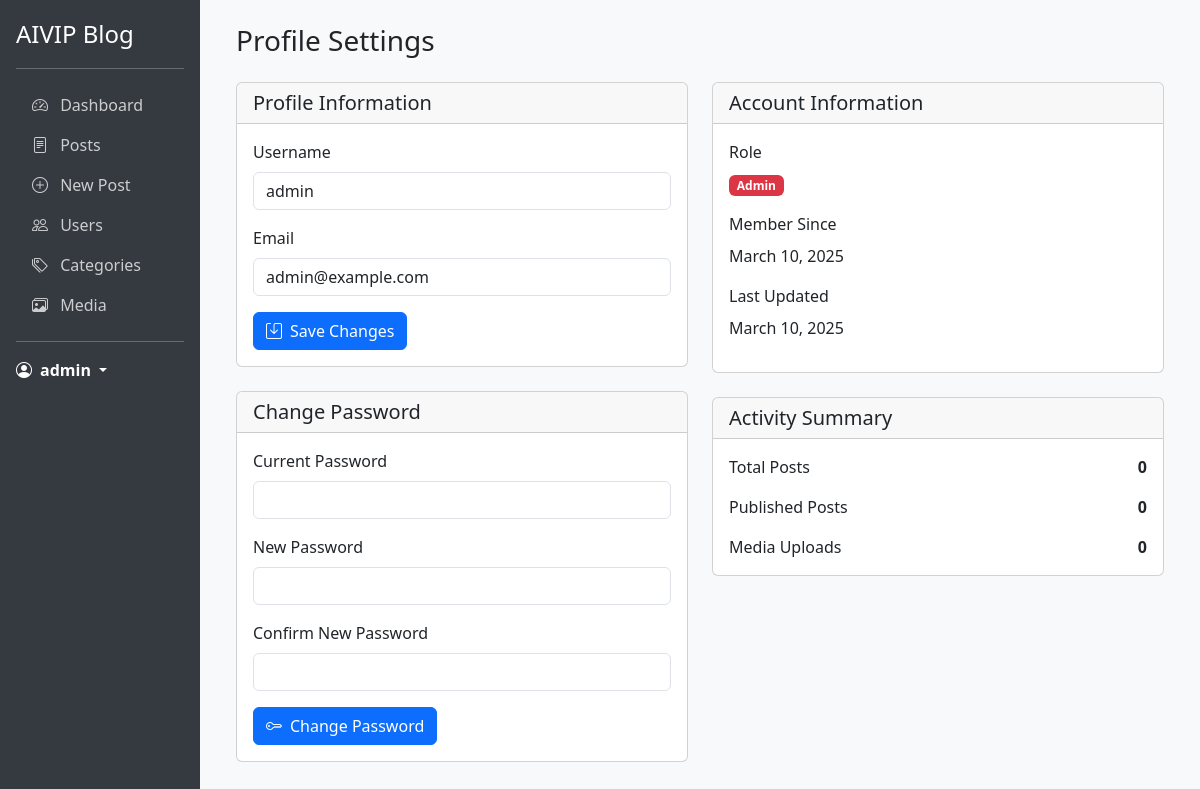
/admin/index.php?page=profile (signed in), run on the app's committed database.
### tables this page shows
CREATE TABLE IF NOT EXISTS users (
    id INT PRIMARY KEY AUTO_INCREMENT,
    username VARCHAR(50) NOT NULL UNIQUE,
    email VARCHAR(100) NOT NULL UNIQUE,
    password VARCHAR(255) NOT NULL,
    first_name VARCHAR(50) NOT NULL,
    last_name VARCHAR(50) NOT NULL,
    role ENUM('admin', 'author') NOT NULL DEFAULT 'author',
    status ENUM('active', 'inactive') NOT NULL DEFAULT 'active',
    last_login DATETIME,
    created_at DATETIME NOT NULL DEFAULT CURRENT_TIMESTAMP,
    updated_at DATETIME NOT NULL DEFAULT CURRENT_TIMESTAMP ON UPDATE CURRENT_TIMESTAMP,
    INDEX idx_username (username),
    INDEX idx_email (email),
    INDEX idx_role (role),
    INDEX idx_status (status)
);

### admin/pages/profile.php (the view, shortened to what this page needs)
<?php
$db = new Database();
$conn = $db->getConnection();
$stmt = $conn->prepare("SELECT * FROM users WHERE id = ?");
$stmt->bind_param("i", $_SESSION['user_id']);
$stmt->execute();
$user = $stmt->get_result()->fetch_assoc();
?>
<div class="container-fluid">
    <h1 class="h3 mb-4">Profile Settings</h1>
    <div class="row">
        <div class="col-md-6">
            <div class="card mb-4">
                <div class="card-header">
                    <h5 class="card-title mb-0">Profile Information</h5>
                </div>
                <div class="card-body">
                    <form id="profile-form">
                        <div class="mb-3">
                            <label for="username" class="form-label">Username</label>
                            <input type="text" class="form-control" id="username" name="username"
                                   value="<?php echo htmlspecialchars($user['username']); ?>" required>
                        </div>
                        <div class="mb-3">
                            <label for="email" class="form-label">Email</label>
                            <input type="email" class="form-control" id="email" name="email"
                                   value="<?php echo htmlspecialchars($user['email']); ?>" required>
                        </div>
                        <button type="submit" class="btn btn-primary">
                            <i class="bi bi-save me-2"></i>Save Changes
                        </button>
                    </form>
                </div>
            </div>
            <div class="card">
                <div class="card-header">
                    <h5 class="card-title mb-0">Change Password</h5>
                </div>
                <div class="card-body">
                    <form id="password-form">
                        <div class="mb-3">
                            <label for="current_password" class="form-label">Current Password</label>
                            <input type="password" class="form-control" id="current_password" name="current_password" required>
                        </div>
                        <div class="mb-3">
                            <label for="new_password" class="form-label">New Password</label>
                            <input type="password" class="form-control" id="new_password" name="new_password" required>
                        </div>
                        <div class="mb-3">
                            <label for="confirm_password" class="form-label">Confirm New Password</label>
                            <input type="password" class="form-control" id="confirm_password" name="confirm_password" required>
                        </div>
                        <button type="submit" class="btn btn-primary">
                            <i class="bi bi-key me-2"></i>Change Password
                        </button>
                    </form>
                </div>
            </div>
        </div>
        <div class="col-md-6">
            <div class="card mb-4">
                <div class="card-header">
                    <h5 class="card-title mb-0">Account Information</h5>
                </div>
                <div class="card-body">
                    <div class="mb-3">
                        <label class="form-label">Role</label>
                        <div>
                            <span class="badge bg-<?php echo $user['role'] === 'admin' ? 'danger' : 'primary'; ?>">
                                <?php echo ucfirst($user['role']); ?>
                            </span>
                        </div>
                    </div>
                    <div class="mb-3">
                        <label class="form-label">Member Since</label>
                        <div>
                            <?php echo date('F j, Y', strtotime($user['created_at'])); ?>
                        </div>
                    </div>
                    <div class="mb-3">
                        <label class="form-label">Last Updated</label>
                        <div>
                            <?php echo date('F j, Y', strtotime($user['updated_at'])); ?>
                        </div>
                    </div>
                </div>
            </div>
            <?php
            $db = new Database();
            $conn = $db->getConnection();
            $statsStmt = $conn->prepare("SELECT
                (SELECT COUNT(*) FROM posts WHERE author_id = ?) as total_posts,
                (SELECT COUNT(*) FROM posts WHERE author_id = ? AND status = 'published') as published_posts,
                (SELECT COUNT(*) FROM media WHERE uploaded_by = ?) as total_media");
            $statsStmt->bind_param("iii", $_SESSION['user_id'], $_SESSION['user_id'], $_SESSION['user_id']);
            $statsStmt->execute();
            $stats = $statsStmt->get_result()->fetch_assoc();
            ?>
            <div class="card">
                <div class="card-header">
                    <h5 class="card-title mb-0">Activity Summary</h5>
                </div>
                <div class="card-body">
                    <div class="d-flex justify-content-between mb-3">
                        <div>Total Posts</div>
                        <div class="fw-bold"><?php echo $stats['total_posts']; ?></div>
                    </div>
                    <div class="d-flex justify-content-between mb-3">
                        <div>Published Posts</div>
                        <div class="fw-bold"><?php echo $stats['published_posts']; ?></div>
                    </div>
                    <div class="d-flex justify-content-between">
                        <div>Media Uploads</div>
                        <div class="fw-bold"><?php echo $stats['total_media']; ?></div>
                    </div>
                </div>
            </div>
        </div>
    </div>
</div>

### data on the page
users: username "admin", email "admin@example.com", role "Admin", created_at "March 10, 2025", updated_at "March 10, 2025"

### other printed values
$_SESSION['username'] "admin"
$stats['total_posts'] "0"
$stats['published_posts'] "0"
$stats['total_media'] "0"
